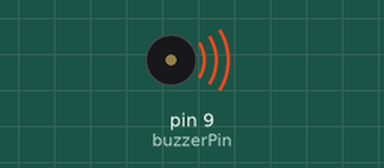
Simulated run of this sketch. Board: Arduino Uno, built with avr-gcc and run on an emulated ATmega328P. Shown: buzzer (waves = sounding).

Above: at 0.5 s.
Timing chart, 0 to 3.0 s (numbered marks = the images above):
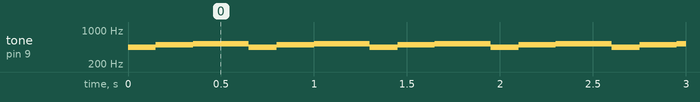

Measured:
- by itself, tone on pin 9 (buzzerPin): repeats every 0.65 s: 494 Hz 0.20 s, 523 Hz 0.30 s, 440 Hz 0.15 s

The sketch:

Tonos.ino
```cpp
//El buzzer esta conectado al pin 9.
int buzzerPin = 9;

void setup() {
  pinMode(buzzerPin, OUTPUT);
}

void loop() {
  // Reproduce una nota en el pin 9
  // durante 150 ms.
  tone(buzzerPin, 440);
  delay(150);

  // Detiene la funcion buzzer.
  noTone(buzzerPin);

  // Reproduce otra nota durante 200 ms.
  tone(buzzerPin, 494);
  delay(200);

  // Detiene la funcion
  noTone(buzzerPin);

  // Reproduce otra nota durante 300 ms.
  tone(buzzerPin, 523);
  delay(300);

}
```
